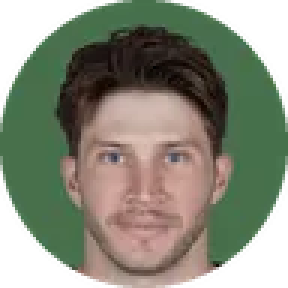
#> input picture assets/net/faces/10118.webp, 96 x 96 px (shown 3 times larger)
$ python -i fetch_faces.py   (imports and definitions only)
#> lines starting #> are read from the running program, lines starting #| are printed output that depends on the picture; after the words box and inside, x2 and y2 are one past the last pixel; in counts of white or black regions, pixels touching at a corner belong together
#> (reads tools/pfr_aliases.csv from the repository)
#> further down, picture is the input picture: PIL image 96x96 RGBA; mean R, G, B, A 93.5, 99.3, 80.2, 200.2
#!/usr/bin/env python3
"""Download player headshots and cut them into small circular avatars.

Only players who debuted from about 1990 have a real photo. Everything older
returns the league's generic silhouette -- sampled 12 players per era: 12/12
distinct for 2010+, 12/12 identical for 1970-89 and pre-1970. Those are skipped
by hashing each download against the placeholder rather than trusting the URL,
because every player has a distinct URL whether or not a photo exists.

Files are named by node index so the page can ask for faces/<idx>.webp without
a lookup table. Indices come from the same ordering as build_network_data.py,
so rerun this after rebuilding the graph if the roster file changed.

Usage: python3 tools/fetch_faces.py --rosters <memberships.csv> [--limit N]
"""
import argparse, hashlib, io, os, sys, threading
from concurrent.futures import ThreadPoolExecutor
import urllib.request
import pandas as pd
from PIL import Image, ImageDraw

PLACEHOLDER_MD5 = {'f63433b569d11ff35f8fe048849e34a1'}
UA = {'User-Agent': 'Mozilla/5.0'}
SIZE, SS = 96, 3

ap = argparse.ArgumentParser()
# [7 lines not run here, left out]

# [1 line that did not run here, left out]
# Same career merge the graph build applies, so indices line up.
alias_path = os.path.join(os.path.dirname(os.path.abspath(__file__)), 'pfr_aliases.csv')
# [4 lines that did not run here, left out]

# [1 line that did not run here, left out]
# [1 line that did not run here, left out]
# [1 line that did not run here, left out]
# [1 line that did not run here, left out]

url = {}
# [9 lines not run here, left out]

# [1 line that did not run here, left out]
# [2 lines that did not run here, left out]
# [2 lines not run here, left out]

lock = threading.Lock()
stat = {'ok': 0, 'placeholder': 0, 'fail': 0, 'skip': 0}


def circular(im):
    w, h = im.size
#> w = 96; h = 96
    side = int(h * 0.66)                          # NFL headshots share a framing
#> side = 63
    box = ((w - side) // 2, int(h * 0.04))
#> box = (16, 3)
    im = im.crop((box[0], box[1], box[0] + side, box[1] + side))
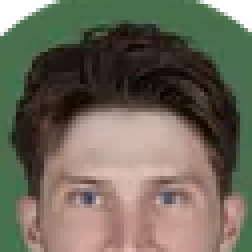
#> im: PIL image 63x63 RGBA (shown 4 times larger); mean R, G, B, A 104.9, 100.6, 85, 247.7; transparent parts drawn white
    S = SIZE * SS
    ph = im.convert('RGBA').resize((S, S), Image.LANCZOS)
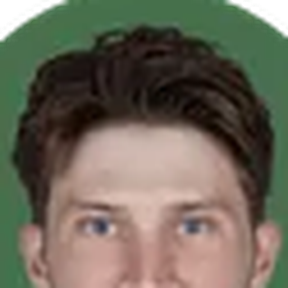
#> ph: PIL image 288x288 RGBA; mean R, G, B, A 103.8, 98.8, 83.8, 247.7; transparent parts drawn white
    m = Image.new('L', (S, S), 0)
#> m: PIL image 288x288 L; every value is 0
    ImageDraw.Draw(m).ellipse((0, 0, S - 1, S - 1), fill=255)
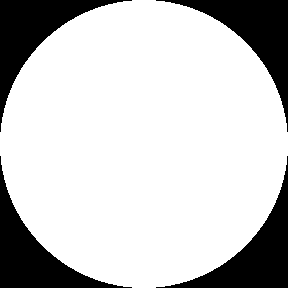
#> m: PIL image 288x288 L; 78.5% white; 4 black regions, box (x1, y1, x2, y2) and area: (0, 0, 132, 132) 4456, (156, 0, 288, 132) 4456, (0, 156, 132, 288) 4456, (156, 156, 288, 288) 4456
    out = Image.new('RGBA', (S, S), (0, 0, 0, 0))
#> out: PIL image 288x288 RGBA; every value is 0
    out.paste(ph, (0, 0), m)
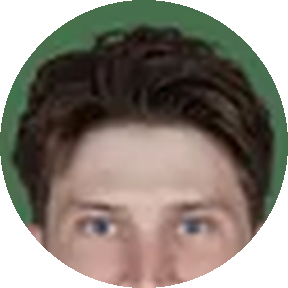
#> out: PIL image 288x288 RGBA; mean R, G, B, A 83.3, 75, 65.5, 200.2; transparent parts drawn white
    return out.resize((SIZE, SIZE), Image.LANCZOS)
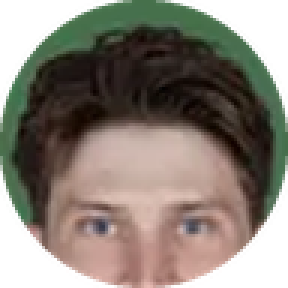
#> returned value: PIL image 96x96 RGBA (shown 3 times larger); mean R, G, B, A 87.2, 79.7, 68.8, 200.2; transparent parts drawn white


def one(u):
    dest = os.path.join(a.out, f'{idx[u]}.webp')
    if os.path.exists(dest):
        with lock: stat['skip'] += 1
        return
    try:
        d = urllib.request.urlopen(urllib.request.Request(url[u], headers=UA), timeout=30).read()
    except Exception:
        with lock: stat['fail'] += 1
        return
    if hashlib.md5(d).hexdigest() in PLACEHOLDER_MD5:
        with lock: stat['placeholder'] += 1
        return
    try:
        circular(Image.open(io.BytesIO(d)).convert('RGB')).save(dest, 'WEBP', quality=82, method=6)
        with lock:
            stat['ok'] += 1
            if stat['ok'] % 250 == 0:
                print(f"  {stat['ok']} saved, {stat['placeholder']} placeholders, "
                      f"{stat['fail']} failed", flush=True)
    except Exception:
        with lock: stat['fail'] += 1


# [11 lines not run here, left out]

# [1 line that did not run here, left out]
# [3 lines not run here, left out]

>>> from PIL import Image
>>> picture = Image.open('../assets/net/faces/10118.webp')
>>> result = circular(picture)
